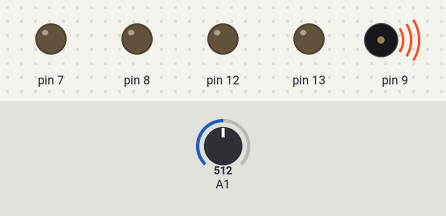
Simulated run of this sketch. Board: Arduino Uno, built with avr-gcc and run on an emulated ATmega328P. Shown: output pins drawn as LEDs (lit = HIGH), buzzer (waves = sounding). Inputs (shaded band) come from the test bench; at power-on: A1 = 512. What the sketch prints to the serial monitor is not drawn.

Above: at 0.05 s.
Timing chart, 0 to 19.5 s (numbered marks = the images above):
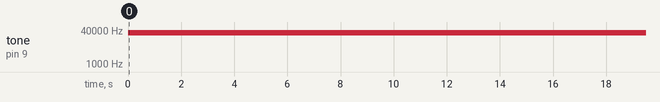

The sketch:

Fall17_4.ino
```cpp
void setup(){
  pinMode(12, OUTPUT);
  pinMode(8, OUTPUT);
  pinMode(7, OUTPUT);

  pinMode(13, OUTPUT);

  pinMode(A1, INPUT);

  pinMode(9, OUTPUT);

  Serial.begin(9600);
}

void loop(){
  int temp = analogRead(A1);
  float value = (temp * 0.48);

  Serial.println(value);

  if(value > 35 && value < 45){
  	digitalWrite(12, HIGH);
    digitalWrite(8, HIGH);
    digitalWrite(7, LOW);

    digitalWrite(13, HIGH);
    delay(5000);
  }

  else if(value < 20){
    digitalWrite(2, HIGH);
    delay(5000);
  }


  if(value > 45){
    tone(9, 30000);
  	delay(30000);

  	noTone(9);
  }

}
```

Measured:
- by itself, tone on pin 9: silent → 30000 Hz at 0.00 s
